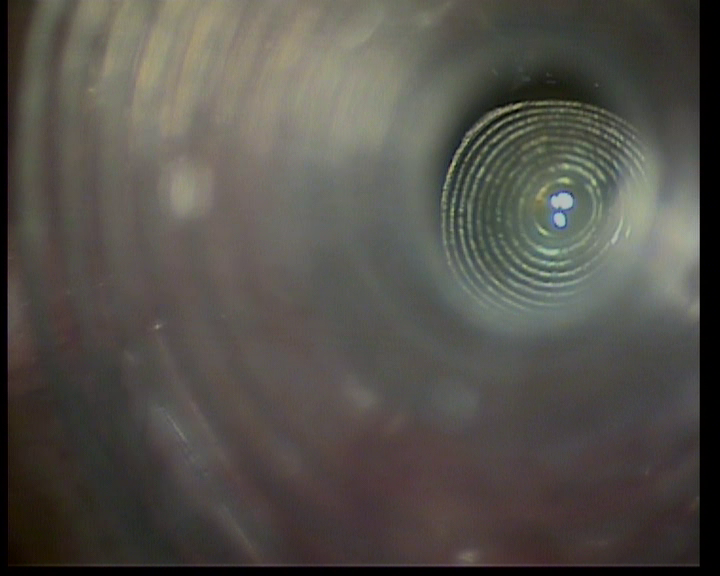
#> input picture sics3.jpg, 720 x 576 px
$ python cv.py   (older library calls are emulated)
#> lines starting #> are read from the running program, lines starting #| are printed output that depends on the picture; after the words box and inside, x2 and y2 are one past the last pixel; in counts of white or black regions, pixels touching at a corner belong together
import numpy as np
import cv2
import imutils

def gray_image( image ) :

	return cv2.cvtColor(image, cv2.COLOR_BGR2GRAY)

def sharpen( image ):

	#Create the identity filter, but with the 1 shifted to the right!
	kernel = np.zeros( (9,9), np.float32)
	kernel[4,4] = 2.0   #Identity, times two!

	#Create a box filter:
	boxFilter = np.ones( (9,9), np.float32) / 81.0

	#Subtract the two:
	kernel = kernel - boxFilter

	#Note that we are subject to overflow and underflow here...but I believe that
	# filter2D clips top and bottom ranges on the output, plus you'd need a
	# very bright or very dark pixel surrounded by the opposite type.
	image = cv2.filter2D(image, -1, kernel)
	cv2.imshow("sharpen",image)
	return image


def erode_image( image ):


	kernel = cv2.getStructuringElement(cv2.MORPH_ELLIPSE,(2,2))
	image = cv2.dilate(image,kernel,iterations = 1)
	image =  cv2.GaussianBlur(image, (5, 5), 0)
	return image


def thresh ( image ):
	th3 = cv2.adaptiveThreshold(image,255,cv2.ADAPTIVE_THRESH_GAUSSIAN_C,cv2.THRESH_BINARY,11,2)
	#cv2.imshow("threshold",th3)
	return th3


def smooth ( image ):
	kernel = np.ones((5,5),np.float32)/25
	dst = cv2.filter2D(image,-1,kernel)
	return dst

def find_relevant_contours ( image ):

	##get y coordinate of leftmost point of each contour, provided that it is not less than a certain predefined area, average these and this becomes the x-axis
	##get x coordinate of the topmost point of each contour, same principle as above is to be applied., this becomes the y-axis.
	##starting at the origin, find a contour whose highest and lowest points, or leftmost and rightmost points are on either side of a given axis.
	##use three cardinal points from this contour to draw a circle.
	##find out the areas of each of the four quadrants that are defined as a result of drawing the circle.
	##repeat for as many contours as possible.
	##the distortion should be able to predict the long axis.

	return


# load the image and compute the ratio of the old height
# to the new height, clone it, and resize it
image = cv2.imread("sics3.jpg")
#> image is the input picture: shape (576, 720, 3); mean B, G, R 74.9, 81, 84.1
ratio = image.shape[0] / 500.0
#> ratio = 1.15
image = imutils.resize(image, height = 500)
#> image: shape (500, 625, 3)
res_im = image.copy()
image = gray_image(image)
#> in gray_image, `return cv2.cvtColor(image, cv2.COLOR_BGR2GRAY)`:
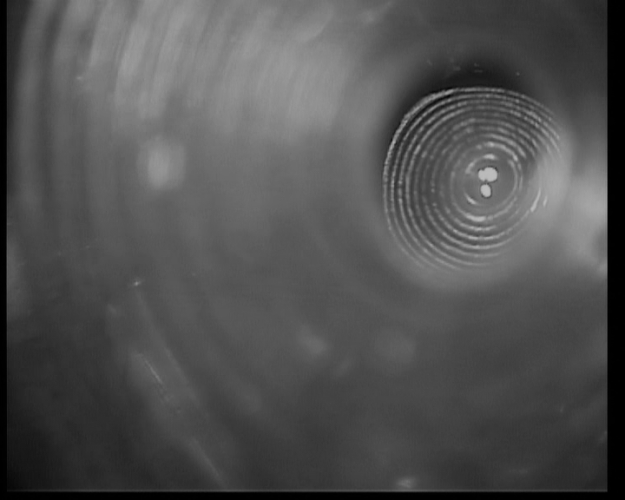
#> returned value: shape (500, 625); min 0, max 188, mean 81.2
image = thresh(image)
#> in thresh, `th3 = cv2.adaptiveThreshold(image,255,cv2.ADAPTIVE_THRESH_GAUSSIAN_C,c..`:
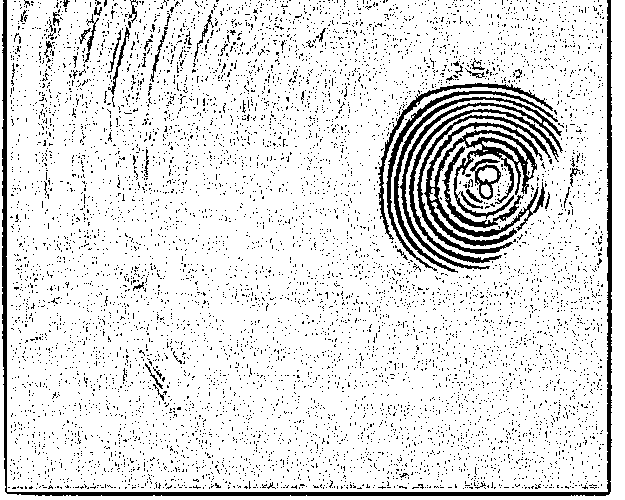
#> th3: shape (500, 625); 88.4% white; 7317 black regions (7271 under 20 px), largest, box (x1, y1, x2, y2) and area: (2, 0, 612, 496) 6376, (424, 122, 545, 246) 4123, (394, 97, 563, 273) 2537
image = erode_image(image)
#> in erode_image, `image = cv2.dilate(image,kernel,iterations = 1)`:
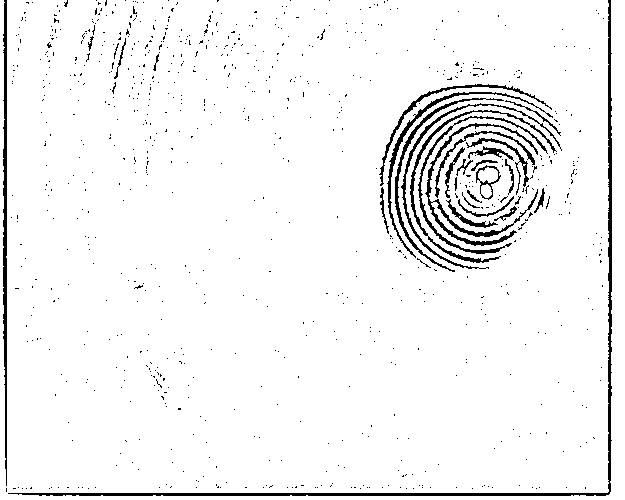
#> image: shape (500, 625); 95.2% white; 847 black regions (816 under 20 px), largest, box (x1, y1, x2, y2) and area: (8, 0, 612, 496) 3274, (3, 0, 7, 486) 1452, (425, 123, 538, 246) 1276
#> in erode_image, `image =  cv2.GaussianBlur(image, (5, 5), 0)`:
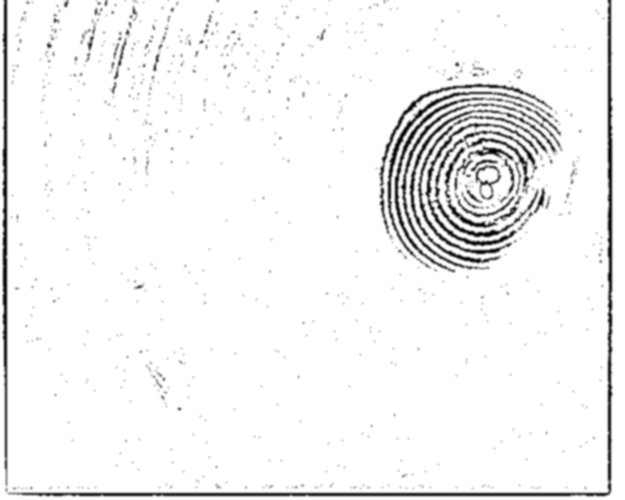
#> image: shape (500, 625); min 0, max 255, mean 242.8
edged = cv2.Canny(image, 75, 200)
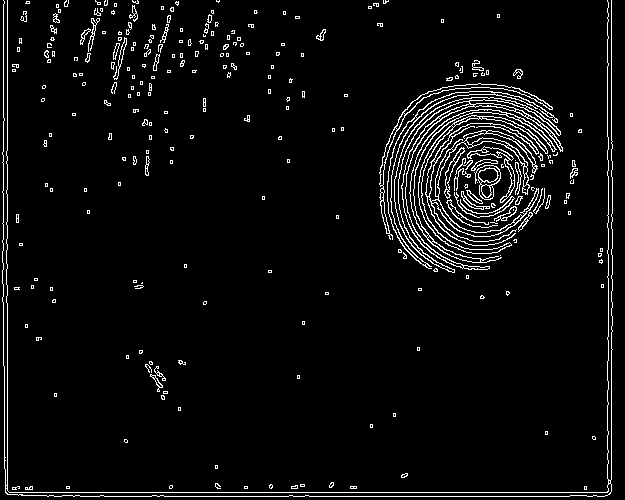
#> edged: shape (500, 625); 4.7% white in thin lines or dots


im2, contours, hierarchy = cv2.findContours(edged.copy(),cv2.RETR_TREE,cv2.CHAIN_APPROX_SIMPLE)
#> contours = 601 contours, 500 with area under 20; largest, box (x1, y1, x2, y2) and area: (394, 97, 563, 273) 2375, (2, 0, 613, 497) 2347, (5, 483, 612, 497) 2322, (425, 123, 539, 246) 1734, (409, 109, 557, 263) 1107
cv2.drawContours(res_im, contours, -1, (0,0,0), 1)
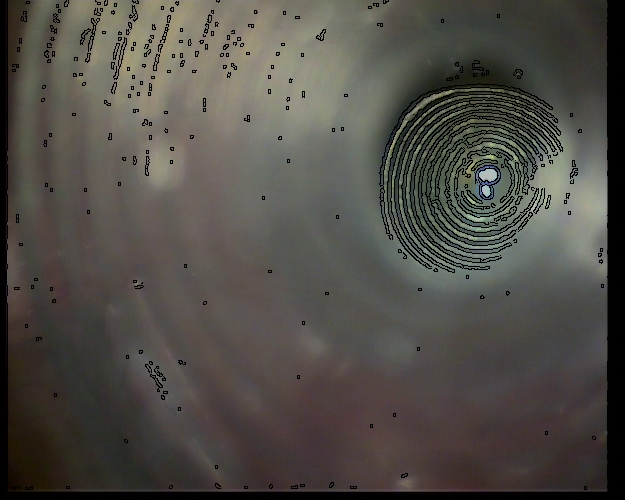
#> res_im: shape (500, 625, 3); mean B, G, R 71.5, 77.2, 80.4
cv2.imwrite("baba.jpg",res_im)
#cv2.imshow("Contoured", res_im)
cv2.waitKey(0)
cv2.destroyAllWindows()

$ run again, with sics2.jpg copied over sics3.jpg
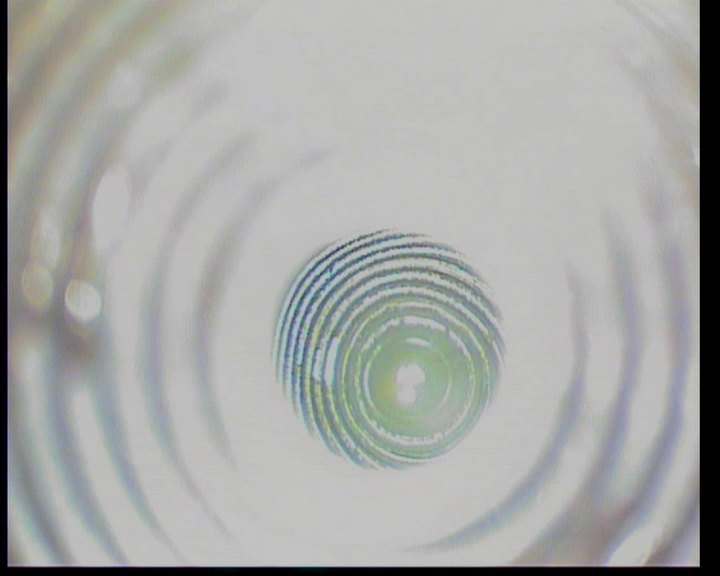
#> input picture sics2.jpg, 720 x 576 px
#> image is the input picture: shape (576, 720, 3); mean B, G, R 166.9, 168.4, 167.1
#> in thresh, `th3 = cv2.adaptiveThreshold(image,255,cv2.ADAPTIVE_THRESH_GAUSSIAN_C,c..`:
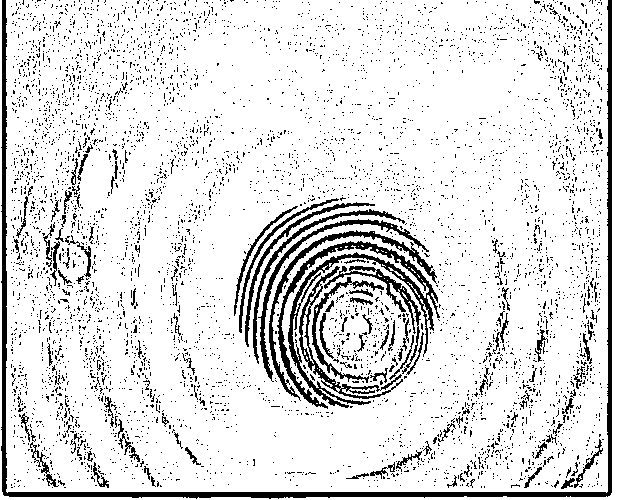
#> th3: shape (500, 625); 87.7% white; 5271 black regions (5148 under 20 px), largest, box (x1, y1, x2, y2) and area: (1, 0, 612, 499) 7317, (277, 241, 440, 409) 3787, (269, 230, 437, 401) 1514
#> edged: shape (500, 625); 5.8% white in thin lines or dots
#> contours = 960 contours, 801 with area under 20; largest, box (x1, y1, x2, y2) and area: (269, 232, 436, 398) 1228, (288, 253, 434, 409) 1196, (269, 232, 402, 398) 914, (253, 211, 396, 360) 840, (299, 266, 406, 373) 678
#> `cv2.drawContours(res_im, contours, -1, (0,0,0), 1)`:
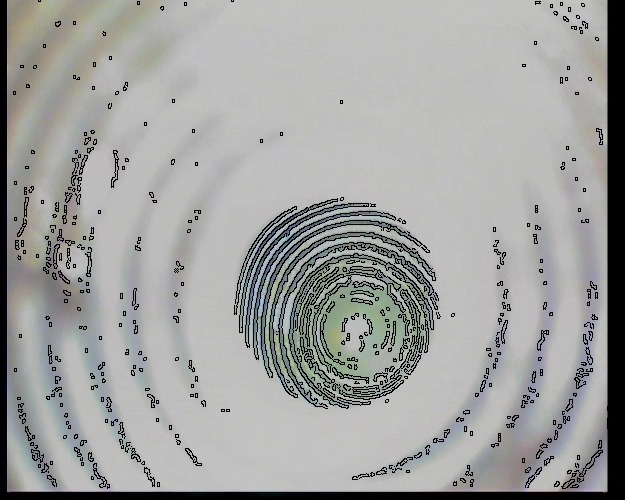
#> res_im: shape (500, 625, 3); mean B, G, R 159.1, 160.6, 159.6
